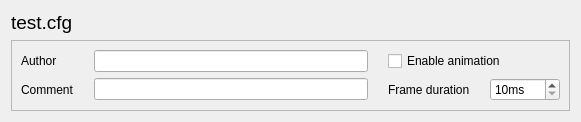
<?xml version="1.0" encoding="UTF-8"?>
<ui version="4.0">
 <class>ThemeBuilderPropertiesUIBase</class>
 <widget class="QWidget" name="ThemeBuilderPropertiesUIBase">
  <property name="geometry">
   <rect>
    <x>0</x>
    <y>0</y>
    <width>581</width>
    <height>84</height>
   </rect>
  </property>
  <property name="windowTitle">
   <string>Form</string>
  </property>
  <layout class="QGridLayout" name="gridLayout">
   <item row="0" column="0">
    <widget class="QLabel" name="label_3">
     <property name="font">
      <font>
       <pointsize>14</pointsize>
      </font>
     </property>
     <property name="text">
      <string>test.cfg</string>
     </property>
    </widget>
   </item>
   <item row="1" column="0">
    <widget class="QFrame" name="frame_3">
     <property name="frameShape">
      <enum>QFrame::StyledPanel</enum>
     </property>
     <property name="frameShadow">
      <enum>QFrame::Raised</enum>
     </property>
     <layout class="QGridLayout" name="gridLayout_14">
      <item row="0" column="0">
       <layout class="QGridLayout" name="gridLayout_12">
        <property name="horizontalSpacing">
         <number>20</number>
        </property>
        <item row="0" column="0">
         <widget class="QLabel" name="label_4">
          <property name="text">
           <string>Author</string>
          </property>
         </widget>
        </item>
        <item row="1" column="2">
         <widget class="QLabel" name="label_6">
          <property name="text">
           <string>Frame duration</string>
          </property>
         </widget>
        </item>
        <item row="1" column="0">
         <widget class="QLabel" name="label_5">
          <property name="text">
           <string>Comment</string>
          </property>
         </widget>
        </item>
        <item row="1" column="1">
         <widget class="QLineEdit" name="lineEdit_2"/>
        </item>
        <item row="0" column="1">
         <widget class="QLineEdit" name="lineEdit"/>
        </item>
        <item row="1" column="3">
         <widget class="QSpinBox" name="spinBox">
          <property name="suffix">
           <string>ms</string>
          </property>
          <property name="minimum">
           <number>10</number>
          </property>
          <property name="maximum">
           <number>1000</number>
          </property>
          <property name="singleStep">
           <number>10</number>
          </property>
         </widget>
        </item>
        <item row="0" column="2" colspan="2">
         <widget class="QCheckBox" name="checkBox">
          <property name="text">
           <string>Enable animation</string>
          </property>
         </widget>
        </item>
       </layout>
      </item>
     </layout>
    </widget>
   </item>
  </layout>
 </widget>
 <resources/>
 <connections/>
</ui>
